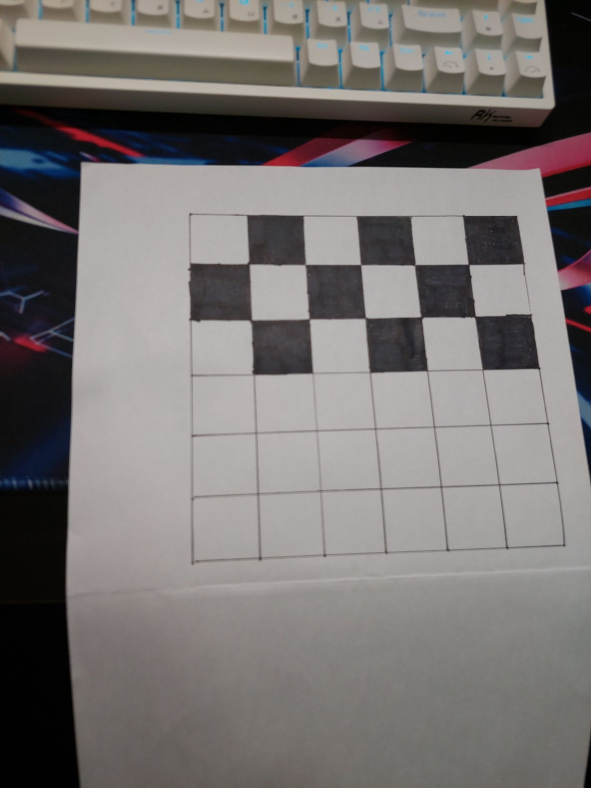
#> input picture hw9/images/homography_images/image_03.jpg, 1773 x 2364 px, found by its file name (shown at 1/3 size)
$ python homography.py
#> lines starting #> are read from the running program, lines starting #| are printed output that depends on the picture
import cv2
import numpy as np
import matplotlib.pyplot as plt

def onclick(event):
    global pts_count, current_pts
    if event.button == 1:  # 左鍵點擊
        if pts_count < 4:
            current_pts[pts_count] = [event.xdata, event.ydata]
            plt.plot(event.xdata, event.ydata, 'ro')
            plt.draw()
            pts_count += 1
            print(f'點 {pts_count}: ({event.xdata:.0f}, {event.ydata:.0f})')

if __name__ == '__main__':
    # 讀取源圖像
    im_src = cv2.imread('hw9/images/homography_images/image_03.jpg')
#> im_src is the input picture: shape (2364, 1773, 3); mean B, G, R 114.5, 115.7, 120
    im_src_rgb = cv2.cvtColor(im_src, cv2.COLOR_BGR2RGB)

    # 初始化變數
    pts_count = 0
    pts_src = np.zeros((4, 2))
    current_pts = pts_src  # 指向當前正在使用的點陣列

    # [8 lines of commented-out code are left out]
    im_dst = cv2.imread('hw9/images/homography_images/image_02.jpg')
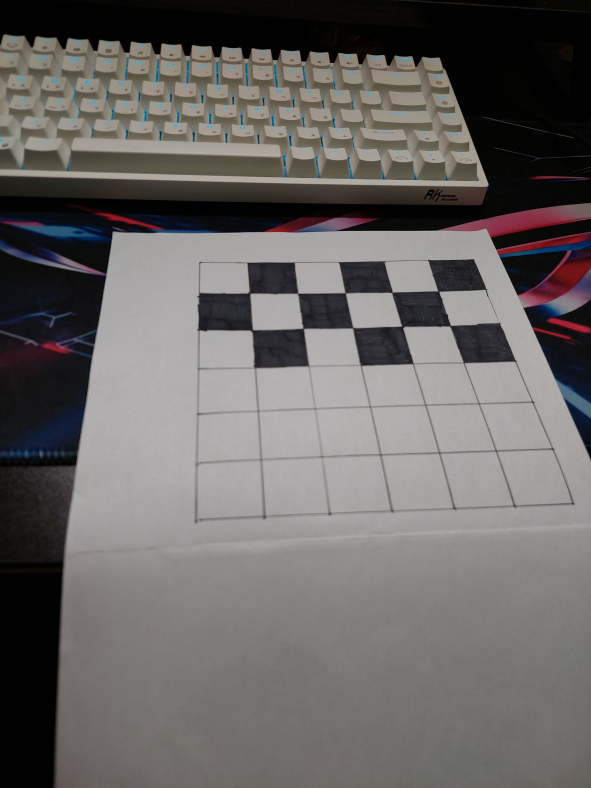
#> input picture hw9/images/homography_images/image_02.jpg, 1773 x 2364 px, found by its file name (shown at 1/3 size)
#> im_dst is the input picture: shape (2364, 1773, 3); mean B, G, R 100.2, 101.7, 104.8
    im_dst_rgb = cv2.cvtColor(im_dst, cv2.COLOR_BGR2RGB)

    # 重置計數器用於目標圖像
    pts_count = 0
    pts_dst = np.zeros((4, 2))
    current_pts = pts_dst  # 切換到目標點陣列

    # [8 lines of commented-out code are left out]
    pts_src = np.float32(pts_src)
    pts_dst = np.float32(pts_dst)
    # 預定義的點座標
    pts_src = np.float32([
        [744, 645],  # 點1
        [1232, 647], # 點2
        [1282, 1114],# 點3
        [756, 1121]  # 點4
    ])

    pts_dst = np.float32([
        [741, 787],  # 點1
        [1156, 785], # 點2
        [1239, 1090],# 點3
        [765, 1100]  # 點4
    ])

    # 計算單應性矩陣
    h, status = cv2.findHomography(pts_src, pts_dst)

    # 根據單應性矩陣對源圖像進行變換
    im_out = cv2.warpPerspective(im_src, h, (im_dst.shape[1], im_dst.shape[0]))
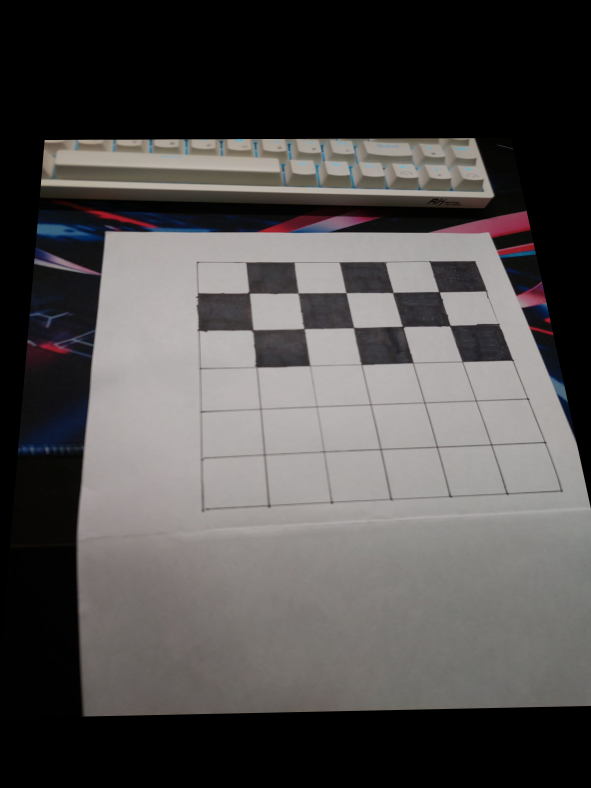
#> im_out: shape (2364, 1773, 3) (shown at 1/3 size); mean B, G, R 77, 77.9, 80.6

    # 顯示結果
    plt.figure(figsize=(15, 5))
    plt.subplot(131)
    plt.imshow(im_src_rgb)
    plt.title('Source Image')

    plt.subplot(132)
    plt.imshow(im_dst_rgb)
    plt.title('Destination Image')

    plt.subplot(133)
    plt.imshow(cv2.cvtColor(im_out, cv2.COLOR_BGR2RGB))
    plt.title('Warped Source Image')

    plt.show()
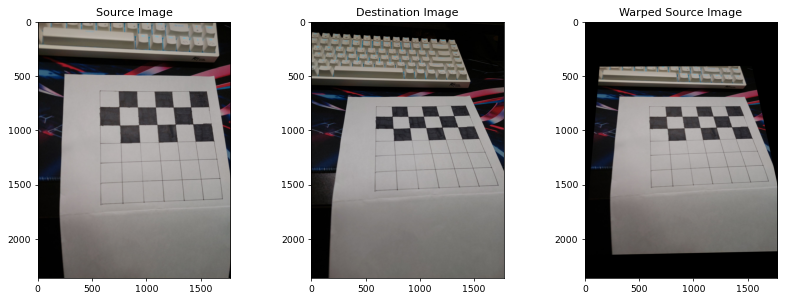
#> figure drawn by matplotlib, 3 panels
